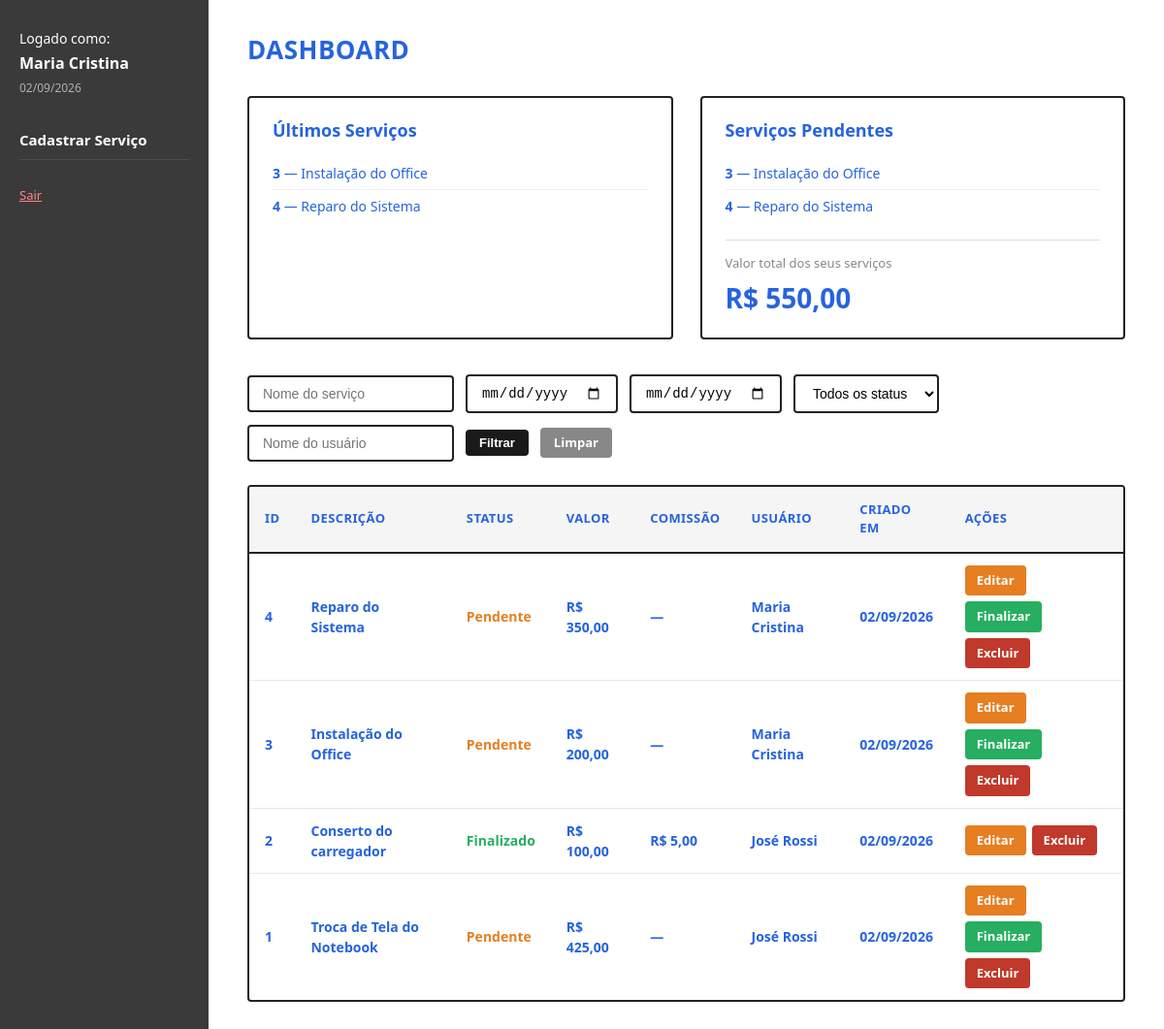
Page /dashboard.php (signed in) on the committed database.
### tables this page shows
CREATE TABLE IF NOT EXISTS `service` (
    `id_service`       BIGINT(20)     NOT NULL AUTO_INCREMENT,
    `description`      VARCHAR(45)    NOT NULL,
    `price`            DECIMAL(11,2)  NOT NULL,
    `created_at`       DATETIME       NOT NULL DEFAULT CURRENT_TIMESTAMP,
    `update_at`        DATETIME       NOT NULL DEFAULT CURRENT_TIMESTAMP ON UPDATE CURRENT_TIMESTAMP,
    `finished_at`      DATETIME                DEFAULT NULL,
    `commission_user`  DECIMAL(11,2)           DEFAULT NULL,
    `user_id_user`     BIGINT(20)     NOT NULL,
    PRIMARY KEY (`id_service`),
    CONSTRAINT `fk_service_user`
        FOREIGN KEY (`user_id_user`) REFERENCES `user` (`id_user`)
        ON DELETE CASCADE ON UPDATE CASCADE
);

CREATE TABLE IF NOT EXISTS `user` (
    `id_user`    BIGINT(20)    NOT NULL AUTO_INCREMENT,
    `name`       VARCHAR(150)  NOT NULL,
    `email`      VARCHAR(100)  NOT NULL UNIQUE,
    `password`   VARCHAR(45)   NOT NULL,         
    `created_at` DATETIME      NOT NULL DEFAULT CURRENT_TIMESTAMP,
    `update_at`  DATETIME      NOT NULL DEFAULT CURRENT_TIMESTAMP ON UPDATE CURRENT_TIMESTAMP,
    `ativo`      TINYINT(1)    NOT NULL DEFAULT 1,
    PRIMARY KEY (`id_user`)
);

### includes/functions.php (called while the page is built, shortened)
<?php
function sanitize(string $value): string
{
    return htmlspecialchars(strip_tags(trim($value)), ENT_QUOTES, 'UTF-8');
}
function formatMoney(float $value): string
{
    return 'R$ ' . number_format($value, 2, ',', '.');
}
function formatDate(?string $date): string
{
    return date('d/m/Y', strtotime($date));
}
function getStatus(?string $finishedAt): string
{
    return empty($finishedAt) ? 'Pendente' : 'Finalizado';
}

### dashboard.php (the view, shortened to what this page needs)
<?php
require_once 'includes/functions.php';
$conn = getConnection();
$filterName   = sanitize($_GET['name']    ?? '');
$filterUser   = sanitize($_GET['user']    ?? '');
$filterFrom   = sanitize($_GET['from']    ?? '');
$filterTo     = sanitize($_GET['to']      ?? '');
$where  = ' WHERE 1=1 ';
$sql = "SELECT s.*, u.name AS user_name, u.email AS user_email
        FROM service s
        INNER JOIN user u ON u.id_user = s.user_id_user
        {$where}
        ORDER BY s.created_at DESC";
$stmt = $conn->prepare($sql);
$stmt->execute();
$services = $stmt->get_result()->fetch_all(MYSQLI_ASSOC);
$stmtTotal = $conn->prepare(
    "SELECT COALESCE(SUM(price), 0) AS total
     FROM service WHERE user_id_user = ?"
);
$stmtTotal->bind_param('i', $_SESSION['user_id']);
$stmtTotal->execute();
$totalRow = $stmtTotal->get_result()->fetch_assoc();
$stmtLast = $conn->prepare(
    "SELECT id_service, description, finished_at
     FROM service WHERE user_id_user = ?
     ORDER BY created_at DESC LIMIT 5"
);
$stmtLast->bind_param('i', $_SESSION['user_id']);
$stmtLast->execute();
$lastServices = $stmtLast->get_result()->fetch_all(MYSQLI_ASSOC);
$stmtPend = $conn->prepare(
    "SELECT id_service, description
     FROM service WHERE user_id_user = ? AND finished_at IS NULL
     ORDER BY created_at DESC LIMIT 5"
);
$stmtPend->bind_param('i', $_SESSION['user_id']);
$stmtPend->execute();
$pendingServices = $stmtPend->get_result()->fetch_all(MYSQLI_ASSOC);
?>
<!DOCTYPE html>
<html lang="pt-BR">
<head>
    <link rel="stylesheet" href="assets/css/style.css">
</head>
<body>
<div class="layout">
    <aside class="sidebar">
        <div class="sidebar__user">
            Logado como:<br>
            <span><?= htmlspecialchars($_SESSION['user_name']) ?></span>
            <small style="display:block;opacity:.6;font-size:12px;margin-top:2px;">
                <?= date('d/m/Y') ?>
            </small>
        </div>
        <nav>
            <a href="service_new.php">Cadastrar Serviço</a>
        </nav>
        <div class="sidebar__logout">
            <a href="logout.php">Sair</a>
        </div>
    </aside>
    <main class="main">
        <h1>Dashboard</h1>
        <div class="summary-grid">
            <div class="summary-card">
                <h2>Últimos Serviços</h2>
                <?php if ($lastServices): ?>
                <ul>
                    <?php foreach ($lastServices as $ls): ?>
                    <li>
                        <strong><?= $ls['id_service'] ?></strong>
                        — <?= htmlspecialchars($ls['description']) ?>
                    </li>
                    <?php endforeach; ?>
                </ul>
                <?php else: ?>
                    <p style="color:var(--color-muted)">Nenhum serviço registrado.</p>
                <?php endif; ?>
            </div>
            <div class="summary-card">
                <h2>Serviços Pendentes</h2>
                <?php if ($pendingServices): ?>
                <ul>
                    <?php foreach ($pendingServices as $ps): ?>
                    <li>
                        <strong><?= $ps['id_service'] ?></strong>
                        — <?= htmlspecialchars($ps['description']) ?>
                    </li>
                    <?php endforeach; ?>
                </ul>
                <?php else: ?>
                    <p style="color:var(--color-muted)">Nenhum serviço pendente.</p>
                <?php endif; ?>
                <div style="margin-top:18px;border-top:1px solid #ddd;padding-top:14px;">
                    <div style="font-size:13px;color:var(--color-muted);margin-bottom:4px;">
                        Valor total dos seus serviços
                    </div>
                    <div class="summary-card__total">
                        <?= formatMoney((float)$totalRow['total']) ?>
                    </div>
                </div>
            </div>
        </div>
        <form method="GET" action="dashboard.php" class="filters">
            <input
                type="text"
                name="name"
                placeholder="Nome do serviço"
                value="<?= htmlspecialchars($filterName) ?>"
            >
            <input
                type="date"
                name="from"
                value="<?= htmlspecialchars($filterFrom) ?>"
                title="Data inicial"
            >
            <input
                type="date"
                name="to"
                value="<?= htmlspecialchars($filterTo) ?>"
                title="Data final"
            >
            <select name="status">
                <option value="">Todos os status</option>
            </select>
            <input
                type="text"
                name="user"
                placeholder="Nome do usuário"
                value="<?= htmlspecialchars($filterUser) ?>"
            >
            <button type="submit" class="btn btn--primary btn--sm">Filtrar</button>
            <a href="dashboard.php" class="btn btn--sm" style="background:#888;color:#fff;">Limpar</a>
        </form>
        <div class="table-wrap">
            <table>
                <thead>
                    <tr>
                        <th>ID</th>
                        <th>Descrição</th>
                        <th>Status</th>
                        <th>Valor</th>
                        <th>Comissão</th>
                        <th>Usuário</th>
                        <th>Criado em</th>
                        <th>Ações</th>
                    </tr>
                </thead>
                <tbody>
                <?php if ($services): ?>
                    <?php foreach ($services as $svc): ?>
                    <?php $status = getStatus($svc['finished_at']); ?>
                    <tr>
                        <td><?= $svc['id_service'] ?></td>
                        <td><?= htmlspecialchars($svc['description']) ?></td>
                        <td>
                            <span class="status-<?= strtolower($status) ?>">
                                <?= $status ?>
                            </span>
                        </td>
                        <td><?= formatMoney((float)$svc['price']) ?></td>
                        <td>
                            <?= $svc['commission_user']
                                ? formatMoney((float)$svc['commission_user'])
                                : '—' ?>
                        </td>
                        <td><?= htmlspecialchars($svc['user_name']) ?></td>
                        <td><?= formatDate($svc['created_at']) ?></td>
                        <td>
                            <div class="actions">
                                <a href="service_edit.php?id=<?= $svc['id_service'] ?>"
                                   class="btn btn--warn">Editar</a>
                                <?php if (!$svc['finished_at']): ?>
                                <a href="actions/finish_service.php?id=<?= $svc['id_service'] ?>"
                                   class="btn btn--ok js-confirm-finish">Finalizar</a>
                                <?php endif; ?>
                                <a href="actions/delete_service.php?id=<?= $svc['id_service'] ?>"
                                   class="btn btn--danger js-confirm-delete">Excluir</a>
                            </div>
                        </td>
                    </tr>
                    <?php endforeach; ?>
                <?php endif; ?>
                </tbody>
            </table>
        </div>
    </main>
</div>
</body>
</html>

### assets/css/style.css (style rules this page uses)
*, *::before, *::after { box-sizing: border-box; margin: 0; padding: 0; }
:root { --color-bg: #ffffff; --color-surface: #f5f5f5; --color-border: #222222; --color-sidebar: #3a3a3a; --color-sidebar-text: #ffffff; --color-btn: #1a1a1a; --color-btn-text: #ffffff; --color-btn-danger:#c0392b; --color-btn-warn: #e67e22; --color-btn-ok: #27ae60; --color-link: #2563eb; --color-text: #2663de; --color-muted: #888888; --color-error-bg: #fdecea; --color-error-txt: #c0392b; --color-success-bg:#eafaf1; --color-success-txt:#27ae60; --font-main: 'Segoe UI', Arial, sans-serif; --radius: 4px; }
body { font-family: var(--font-main); background: var(--color-bg); color: var(--color-text); font-size: 15px; line-height: 1.5; }
.btn { display: inline-block; padding: 14px 28px; border: none; border-radius: var(--radius); font-size: 15px; font-weight: 600; cursor: pointer; text-decoration: none; transition: opacity .15s; }
.btn--primary { background: var(--color-btn); color: var(--color-btn-text); }
.btn--danger { background: var(--color-btn-danger);color: #fff; padding: 6px 12px; font-size: 13px; }
.btn--warn { background: var(--color-btn-warn); color: #fff; padding: 6px 12px; font-size: 13px; }
.btn--ok { background: var(--color-btn-ok); color: #fff; padding: 6px 12px; font-size: 13px; }
.btn--sm { padding: 6px 14px; font-size: 13px; }
.layout { display: flex; min-height: 100vh; }
.sidebar { width: 215px; min-width: 215px; background: var(--color-sidebar); color: var(--color-sidebar-text); padding: 28px 20px; display: flex; flex-direction: column; gap: 24px; }
.sidebar__user { font-size: 14px; line-height: 1.7; }
.sidebar__user span { display: block; font-weight: 700; font-size: 16px; }
.sidebar nav a { display: block; color: var(--color-sidebar-text); font-weight: 700; font-size: 15px; text-decoration: none; padding: 8px 0; border-bottom: 1px solid rgba(255,255,255,.1); }
.sidebar__logout a { color: #ff8888; font-size: 13px; text-decoration: underline; }
.main { flex: 1; padding: 32px 40px; overflow-x: auto; }
.main h1 { font-size: 26px; font-weight: 800; margin-bottom: 28px; text-transform: uppercase; letter-spacing: .5px; }
.summary-grid { display: grid; grid-template-columns: 1fr 1fr; gap: 28px; margin-bottom: 36px; }
.summary-card { border: 2px solid var(--color-border); border-radius: var(--radius); padding: 20px 24px; }
.summary-card h2 { font-size: 18px; font-weight: 700; margin-bottom: 14px; }
.summary-card__total { font-size: 28px; font-weight: 800; }
.summary-card ul { list-style: none; padding: 0; }
.summary-card ul li { padding: 6px 0; border-bottom: 1px solid #eee; font-size: 14px; }
.summary-card ul li:last-child { border-bottom: none; }
.filters { display: flex; gap: 12px; align-items: center; flex-wrap: wrap; margin-bottom: 24px; }
.filters input, .filters select { padding: 9px 14px; border: 2px solid var(--color-border); border-radius: var(--radius); font-size: 14px; background: var(--color-bg); outline: none; }
.table-wrap { border: 2px solid var(--color-border); border-radius: var(--radius); overflow-x: auto; }
table { width: 100%; border-collapse: collapse; }
table th { text-align: left; padding: 14px 16px; font-size: 13px; font-weight: 700; text-transform: uppercase; letter-spacing: .4px; background: var(--color-surface); border-bottom: 2px solid var(--color-border); }
table td { padding: 12px 16px; font-size: 14px; font-weight: 600; border-bottom: 1px solid #e8e8e8; vertical-align: middle; }
table tr:last-child td { border-bottom: none; }
.status-pendente { color: var(--color-btn-warn); }
.status-finalizado { color: var(--color-btn-ok); }
.actions { display: flex; gap: 6px; flex-wrap: wrap; }

### rows in the picture
service: id_service "3", description "Instalação do Office", finished_at "Pendente", price "R$ 200,00", user_id_user.name "Maria Cristina", created_at "02/09/2026"
service: id_service "4", description "Reparo do Sistema", finished_at "Pendente", price "R$ 350,00", user_id_user.name "Maria Cristina", created_at "02/09/2026"
service: id_service "2", description "Conserto do carregador", finished_at "Finalizado", price "R$ 100,00", commission_user "R$ 5,00", user_id_user.name "José Rossi", created_at "02/09/2026"
service: id_service "1", description "Troca de Tela do Notebook", finished_at "Pendente", price "R$ 425,00", user_id_user.name "José Rossi", created_at "02/09/2026"

### other values in the picture
$_SESSION['user_name'] "Maria Cristina"
formatMoney((float)$totalRow['total']) "R$ 550,00"
